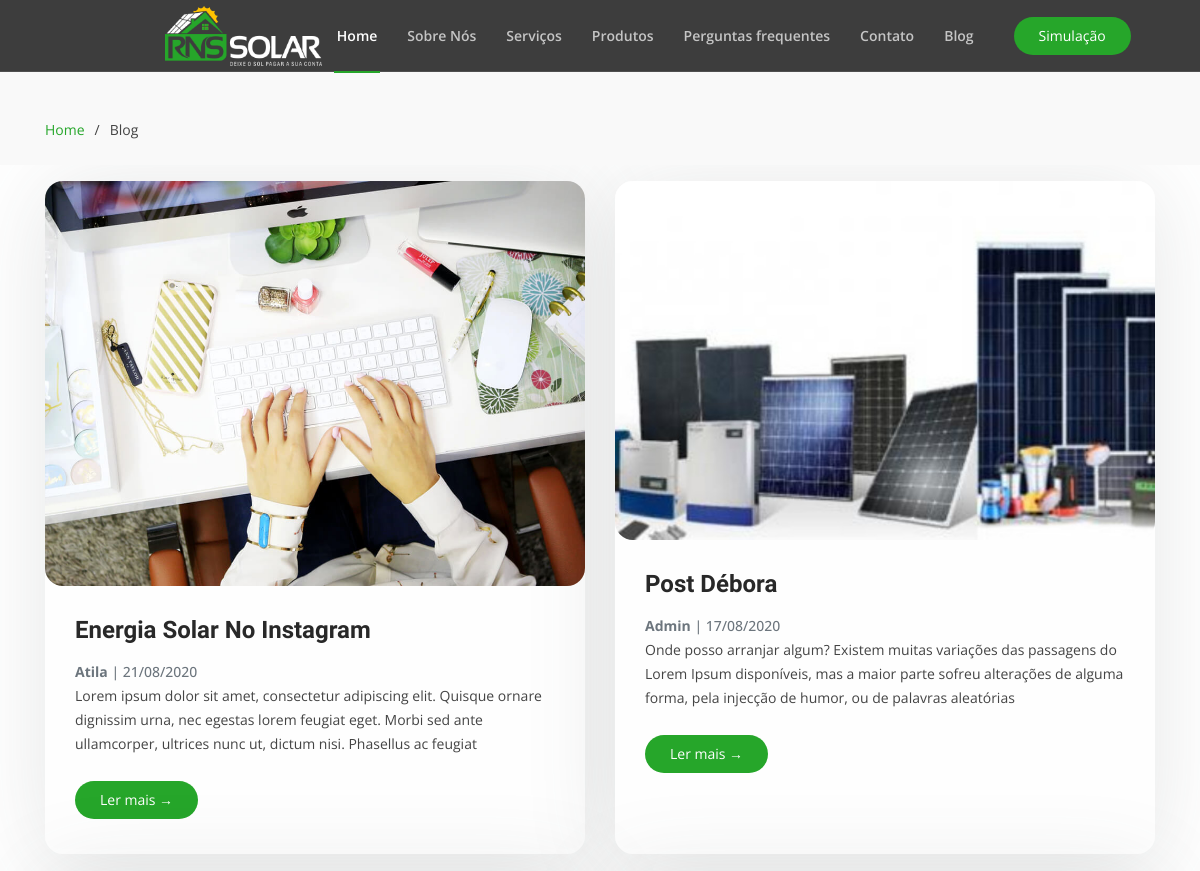
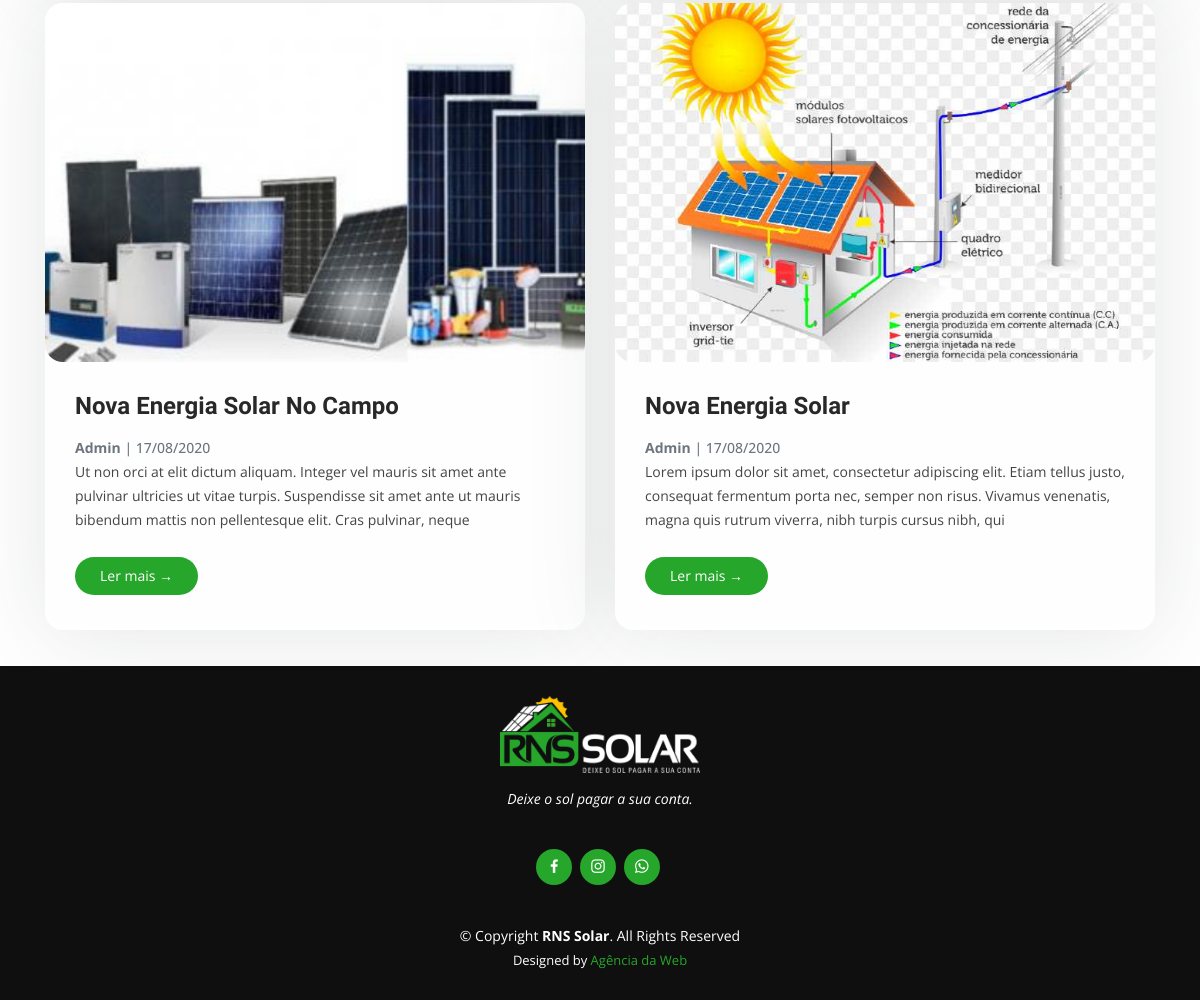
Screenshot of /blog/ with the database file from the repository (2 pictures, top to bottom).
### blog/models.py (models this page shows, shortened)
class Post(models.Model):
    image = models.ImageField(upload_to ='img_blog', blank= True)
    title = models.CharField(max_length=200, unique=True)
    slug = models.SlugField(max_length=200, unique=True)
    author = models.ForeignKey(User, on_delete= models.CASCADE,related_name='blog_posts')
    updated_on = models.DateTimeField(auto_now= True)
    content = models.TextField()
    created_on = models.DateTimeField(auto_now_add=True)
    status = models.IntegerField(choices=STATUS, default=0)
    class Meta:
        ordering = ['-created_on']

### blog/views.py (the view)
# urls.py: path('', views.PostList.as_view(), name='blog'),
class PostList(ListView):
    queryset = Post.objects.filter(status=1).order_by('-created_on')
    template_name = 'blog.html'

### templates/blog.html (shortened to what this page needs)
{% extends "base.html" %}
{% block content %}
  {% load static %}
  <header id="header" class="fixed-top header-inner-pages">
    {% include "navbar.html" %}
  </header>
  <main id="main">
    <section id="breadcrumbs" class="breadcrumbs">
      <div class="container" style="margin-top: 2rem;">
        <ol>
          <li><a href="/">Home</a></li>
          <li>Blog</li>
        </ol>
      </div>
    </section>
    <section id="blog" class="blog">
      <div class="container">
        <div class="row">
          {% for post in post_list %}
            <div class="col-lg-6 col-md-6 d-flex align-items-stretch">
              <div class="icon-box">
                <a href="{% url 'post_detail' post.slug  %}">
                <img src="{{ post.image.url }}" class="img-box-teste">
                <div style="  padding: 30px; ">
                  <h3><a href="{% url 'post_detail' post.slug  %}">{{ post.title|title }}</h3></a>
                  <p class="card-text text-muted h6"> <strong>{{ post.author|capfirst }}</strong> | {{ post.created_on|date:'d/m/Y'}} </p>
                  <p>{{post.content|slice:":200" }}</p>
                  <a href="{% url 'post_detail' post.slug  %}" class="get-started-btn" style="margin-left: 0px; margin-top: 25px;">Ler mais &rarr;</a>
                </div>
              </div>
            </div>
          {% endfor %}
    </section>
  </main>
  {% include "footer.html" %}
{% endblock %}

### static/assets/css/style.css (style rules this page uses)
body { font-family: "Open Sans", sans-serif; color: #444444; }
a { color: #26a62a; }
h1, h2, h3, h4, h5, h6 { font-family: "Raleway", sans-serif; }
#header { transition: all 0.5s; z-index: 997; border-bottom: 1px solid rgba(255, 255, 255, 0.1); }
#header.header-scrolled, #header.header-inner-pages { background: rgba(40, 40, 40, 0.9); }
.get-started-btn { margin-left: 25px; background: #26a62a; color: #fff; border-radius: 50px; padding: 8px 25px 9px 25px; white-space: nowrap; transition: 0.3s; font-size: 14px; display: inline-block; }
section { padding: 1rem; overflow: hidden; }
.breadcrumbs { padding: 15px 0; background: #f9f9f9; min-height: 40px; margin-top: 72px; }
.breadcrumbs ol { display: flex; flex-wrap: wrap; list-style: none; padding: 0 0 10px 0; margin: 0; font-size: 14px; }
.breadcrumbs ol li + li { padding-left: 10px; }
.breadcrumbs ol li + li::before { display: inline-block; padding-right: 10px; color: #424242; content: "/"; }

### static/assets/css/blog.css (style rules this page uses)
.blog .icon-box { transition: all ease-in-out 0.3s; background: #fefefe; box-shadow: 0px 5px 90px 0px rgba(82, 86, 88, 0.150); border-radius: 18px; border-bottom: 5px solid #fff; margin-bottom: 20px; }
.blog .img-box-teste { width: 100%; border-radius: 18px; opacity: 100%; }
.blog .icon-box h3 { font-weight: 700; margin-bottom: 15px; font-size: 24px; }
.blog .icon-box h3 a { color: #282828; transition: ease-in-out 0.3s; }
.blog .icon-box p { line-height: 24px; font-size: 14px; margin-bottom: 0; }

### rows the page displays
Post: image (picture), title "Energia Solar No Instagram", author "Atila", created_on "21/08/2020", content "Lorem ipsum dolor sit amet, consectetur adipiscing elit. Quisque ornare dignissim urna, nec egestas lorem feugiat eget. Morbi sed ante ullamcorper, ultrices nunc ut, dictum nisi. Phasellus ac feugiat"
Post: image (picture), title "Post Débora", author "Admin", created_on "17/08/2020", content "Onde posso arranjar algum? Existem muitas variações das passagens do Lorem Ipsum disponíveis, mas a maior parte sofreu alterações de alguma forma, pela injecção de humor, ou de palavras aleatórias"
Post: image (picture), title "Nova Energia Solar No Campo", author "Admin", created_on "17/08/2020", content "Ut non orci at elit dictum aliquam. Integer vel mauris sit amet ante pulvinar ultricies ut vitae turpis. Suspendisse sit amet ante ut mauris bibendum mattis non pellentesque elit. Cras pulvinar, neque"
Post: image (picture), title "Nova Energia Solar", author "Admin", created_on "17/08/2020", content "Lorem ipsum dolor sit amet, consectetur adipiscing elit. Etiam tellus justo, consequat fermentum porta nec, semper non risus. Vivamus venenatis, magna quis rutrum viverra, nibh turpis cursus nibh, qui"
